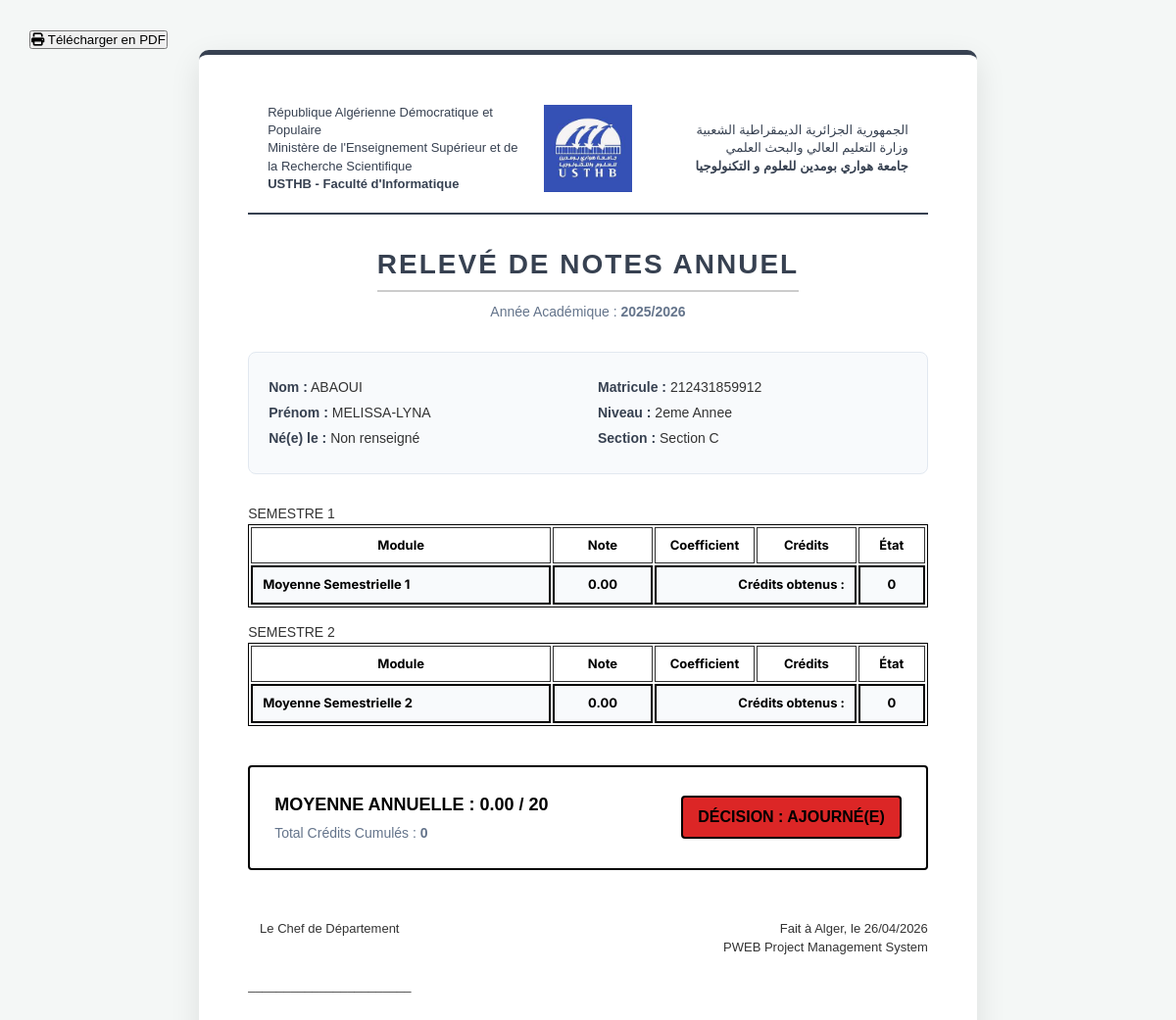
/releve_notes.php?id=1 (signed in), run on the app's committed database.
### tables this page shows
CREATE TABLE `etudiants` (
  `id` int(11) NOT NULL AUTO_INCREMENT,
  `matricule` varchar(20) NOT NULL,
  `nom` varchar(100) NOT NULL,
  `prenom` varchar(100) NOT NULL,
  `email` varchar(150) NOT NULL,
  `mot_de_passe` varchar(255) NOT NULL,
  `niveau` varchar(50) DEFAULT NULL,
  `specialite` varchar(100) DEFAULT NULL,
  `section` varchar(10) DEFAULT NULL,
  `groupe_td` int(11) DEFAULT NULL,
  `groupe_tp` int(11) DEFAULT NULL,
  `date_naissance` date DEFAULT NULL,
  `photo` varchar(255) DEFAULT 'default.png',
  PRIMARY KEY (`id`),
  UNIQUE KEY `matricule` (`matricule`),
  UNIQUE KEY `email` (`email`)
);

### releve_notes.php (the view, shortened to what this page needs)
<?php
require_once 'config.php';
$user_id = $_GET['id'] ?? (($_SESSION['role'] === 'etudiant') ? $_SESSION['user_id'] : null);
$stmt = $pdo->prepare("SELECT * FROM etudiants WHERE id = ?");
$stmt->execute([$user_id]);
$etudiant = $stmt->fetch();
?>
<!DOCTYPE html>
<html lang="fr">
<head>
    <link rel="stylesheet" href="assets/css/style.css">
    <link rel="stylesheet" href="https://cdnjs.cloudflare.com/ajax/libs/font-awesome/6.4.0/css/all.min.css">
</head>
<body>
<button class="btn-print no-print" onclick="window.print()"><i class="fa-solid fa-print"></i> Télécharger en PDF</button>
<div class="releve-paper">
    <div class="official-header">
        <div class="text" style="text-align: left;">
            <p>République Algérienne Démocratique et Populaire</p>
            <p>Ministère de l'Enseignement Supérieur et de la Recherche Scientifique</p>
            <p><strong>USTHB - Faculté d'Informatique</strong></p>
        </div>
        <img src="assets/img/logo.png" alt="Logo USTHB">
        <div class="text" style="text-align: right;">
            <p>الجمهورية الجزائرية الديمقراطية الشعبية</p>
            <p>وزارة التعليم العالي والبحث العلمي</p>
            <p><strong>جامعة هواري بومدين للعلوم و التكنولوجيا</strong></p>
        </div>
    </div>
    <div class="releve-title">
        <h1>Relevé de Notes Annuel</h1>
        <p style="margin-top: 10px; color: #64748b;">Année Académique : <strong>2025/2026</strong></p>
    </div>
    <div class="student-box">
        <div>
            <p><strong>Nom :</strong> <?= htmlspecialchars($etudiant['nom']) ?></p>
            <p><strong>Prénom :</strong> <?= htmlspecialchars($etudiant['prenom']) ?></p>
            <p><strong>Né(e) le :</strong> <?= $etudiant['date_naissance'] ? date('d/m/Y', strtotime($etudiant['date_naissance'])) : 'Non renseigné' ?></p>
        </div>
        <div>
            <p><strong>Matricule :</strong> <?= htmlspecialchars($etudiant['matricule']) ?></p>
            <p><strong>Niveau :</strong> <?= htmlspecialchars($etudiant['niveau']) ?></p>
            <p><strong>Section :</strong> Section <?= htmlspecialchars($etudiant['section']) ?></p>
        </div>
    </div>
    <?php
        $tot_pts = 0; $tot_coeff = 0; $tot_creds = 0;
    ?>
    <?php foreach ([1, 2] as $s): ?>
        <div class="semestre-title">SEMESTRE <?= $s ?></div>
        <table>
            <thead>
                <tr>
                    <th style="width: 45%;">Module</th>
                    <th style="width: 15%; text-align: center;">Note</th>
                    <th style="width: 15%; text-align: center;">Coefficient</th>
                    <th style="width: 15%; text-align: center;">Crédits</th>
                    <th style="width: 10%; text-align: center;">État</th>
                </tr>
            </thead>
            <tbody>
                <?php
                $s_pts = 0; $s_coeff = 0; $s_creds_obtenus = 0;
                ?>
                <?php
                    $s_moy = $s_coeff > 0 ? $s_pts / $s_coeff : 0;
                    $tot_pts += $s_pts;
                    $tot_coeff += $s_coeff;
                    $tot_creds += $s_creds_obtenus;
                ?>
                <tr class="result-row">
                    <td>Moyenne Semestrielle <?= $s ?></td>
                    <td style="text-align: center; background: #e2e8f0;"><?= number_format($s_moy, 2) ?></td>
                    <td colspan="2" style="text-align: right;">Crédits obtenus :</td>
                    <td style="text-align: center; background: #e2e8f0;"><?= $s_creds_obtenus ?></td>
                </tr>
            </tbody>
        </table>
    <?php endforeach; ?>
    <?php
        $moy_annuelle = $tot_coeff > 0 ? $tot_pts / $tot_coeff : 0;
        $admis = ($moy_annuelle >= 10);
    ?>
    <div class="final-summary">
        <div>
            <div class="decision">MOYENNE ANNUELLE : <?= number_format($moy_annuelle, 2) ?> / 20</div>
            <p style="margin-top: 5px; color: #64748b;">Total Crédits Cumulés : <strong><?= $tot_creds ?></strong></p>
        </div>
        <div class="statut-badge <?= $admis ? 'statut-admis' : 'statut-ajourne' ?>">
            DÉCISION : <?= $admis ? 'ADMIS(E)' : 'AJOURNÉ(E)' ?>
        </div>
    </div>
    <div style="margin-top: 50px; display: flex; justify-content: space-between; font-size: 13px;">
        <div style="text-align: center;">
            <p>Le Chef de Département</p>
            <br><br>
            <p>_______________________</p>
        </div>
        <div style="text-align: right;">
            <p>Fait à Alger, le <?= date('d/m/Y') ?></p>
            <p>PWEB Project Management System</p>
        </div>
    </div>
</div>
</body>
</html>

### assets/css/style.css (style rules this page uses)
:root { --primary-color: #374151; --primary-dark: #1f2937; --sidebar-bg: #262626; --bg-light: #ffffff; --bg-body: #f3f4f6; --text-main: #111827; --text-muted: #6b7280; --accent-gray: #d1d5db; --valid-green: #059669; --invalid-red: #dc2626; }
* { margin: 0; padding: 0; box-sizing: border-box; }
body { font-family: 'Inter', -apple-system, BlinkMacSystemFont, "Segoe UI", Roboto, sans-serif; background-color: var(--bg-body); color: var(--text-main); font-size: 14px; line-height: 1.5; }
table { width: 100%; border-collapse: separate; border-spacing: 2px; border: 1px solid #333; background: #fff; font-family: 'Inter', serif; }
table th { background-color: #fff; padding: 8px 10px; text-align: center; font-size: 13px; color: #000; font-weight: bold; border: 1px solid #333; text-transform: none; }
table td { padding: 8px 10px; border: 1px solid #444; font-size: 13px; color: #000; vertical-align: middle; background: #fff; }

### releve_notes.php (style rules this page uses)
body { font-family: 'Outfit', sans-serif; background: #f4f7f6; padding: 30px; color: #333; }
.releve-paper { background: white; width: 210mm; min-height: 297mm; margin: 0 auto; padding: 50px; box-shadow: 0 10px 30px rgba(0,0,0,0.1); border-radius: 10px; border-top: 5px solid var(--primary-color); position: relative; }
.official-header { display: flex; justify-content: space-between; align-items: center; border-bottom: 2px solid var(--primary-color); padding-bottom: 20px; margin-bottom: 30px; }
.official-header img { width: 90px; height: auto; object-fit: contain; }
.official-header .text { flex: 1; padding: 0 20px; font-size: 13px; line-height: 1.4; color: var(--primary-color); font-weight: 500; }
.releve-title { text-align: center; margin-bottom: 30px; }
.releve-title h1 { font-size: 28px; color: var(--primary-color); font-weight: 700; text-transform: uppercase; letter-spacing: 2px; border-bottom: 2px solid #ccc; display: inline-block; padding-bottom: 5px; }
.student-box { display: grid; grid-template-columns: 1fr 1fr; gap: 20px; background: #f8fafc; padding: 20px; border-radius: 8px; margin-bottom: 30px; border: 1px solid #e2e8f0; }
.student-box p { margin: 5px 0; font-size: 14px; }
.student-box strong { color: var(--primary-color); }
table { width: 100%; border-collapse: separate; border-spacing: 2px; border: 1px solid #000; margin-bottom: 15px; background: #fff; }
th { background: #fff; color: #000; font-weight: 700; text-align: center; padding: 10px; border: 1px solid #000; font-size: 12px; text-transform: uppercase; }
td { padding: 10px; border: 1px solid #333; font-size: 12px; color: #000; }
.result-row td { background: #f8fafc !important; font-weight: 700; border: 2px solid #000; }
.final-summary { margin-top: 40px; padding: 25px; border: 2px solid #000; border-radius: 4px; background: #fff; display: flex; justify-content: space-between; align-items: center; }
.final-summary .decision { font-size: 18px; font-weight: 700; color: #000; }
.final-summary .statut-badge { padding: 8px 15px; border-radius: 4px; border: 2px solid #000; color: #000; font-weight: 700; font-size: 16px; }
.statut-ajourne { background: var(--invalid-red); color: white; }

### data on the page
etudiants: nom "ABAOUI", prenom "MELISSA-LYNA", matricule "212431859912", niveau "2eme Annee", section "C"

### other printed values
$s "1"
$s_moy "0.00"
$s_creds_obtenus "0"
$s "2"
$moy_annuelle "0.00"
$tot_creds "0"
